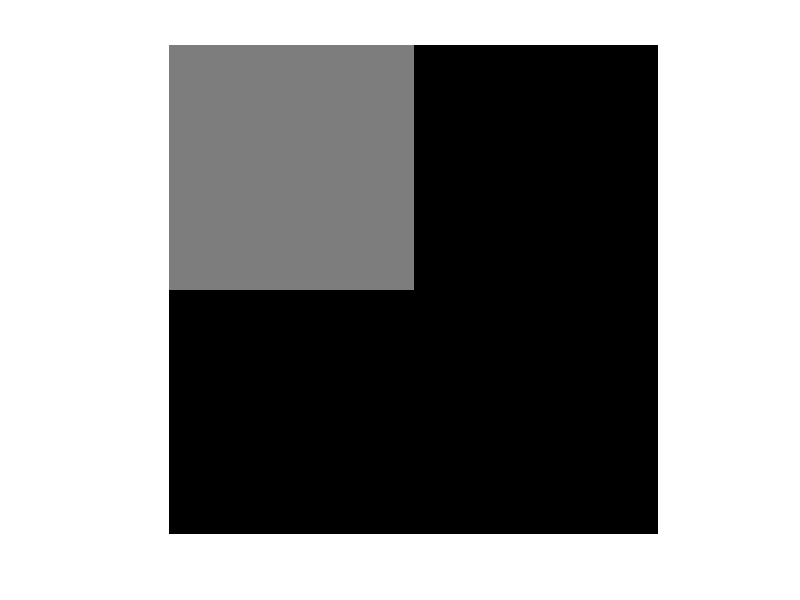

Here is the MATLAB script that generated this plot:
test_image = zeros(2, 2, 3);

res = rescale([0 125 255], 0, 1);
test_image(1, 1, 1) = res(2);
test_image(1, 1, 2) = res(2);
test_image(1, 1, 3) = res(2);

imshow(test_image)